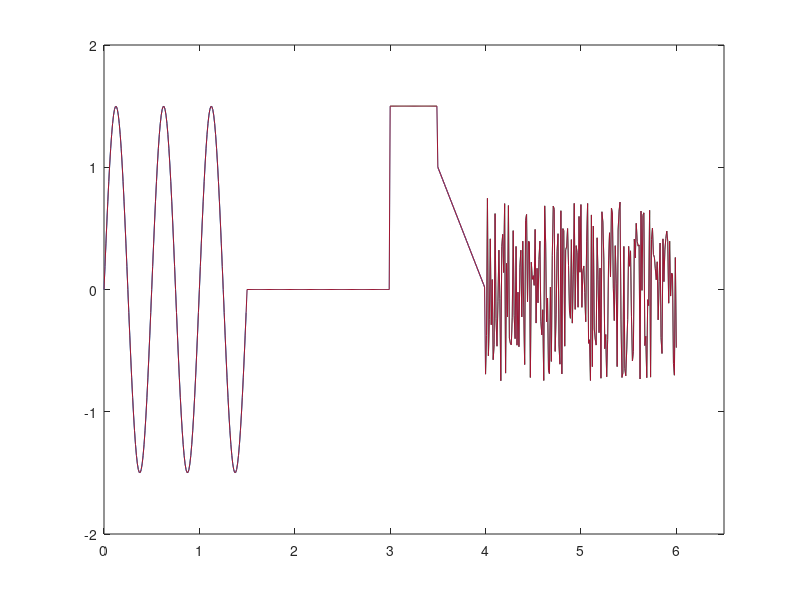

The MATLAB script that drew this image:
%% Rostislavs Arhipovs
%% Laboratorijas darbs3.
% 1) uzzimet grafiku no bilde
% 2) funkcija ar datu filtraciju
function y = uzdlab3(t)
if nargin == 0
   t = 0:0.01:6; % kopigais laiks
end
% t = 0:0.01:6.5; % kopigais laiks

t_sinf=(t>=0&t<1.5); t_sin = t(t_sinf);
t_constf=(t>=1.5&t<3); t_const=t(t_constf);
t_consttf = (t>=3&t<3.5); t_constt = t(t_consttf);
t_sawf = (t>=3.5&t<4); t_saw = t(t_sawf);
t_noisef=(t>=4&t<=6); t_noise=t(t_noisef);


% t_saw = 0:0.01:0.5;

% t_zero = 0.5:0.01:1.5;


% t_const = 3.5:0.01:5;

% t_noise = 5:0.01:6.5
%% sinusoida

%% sinusoida


A0= 0; A=1.5;
T = (3.5-1.5)/2;
f = 1/T; delay=1;
% t_sin = 0:0.01:1.5;
y_sin=A0+A*sin(4*pi*f*(t_sin-delay));
plot(t_sin,y_sin)
hold on
axis([0 6.5 -2 2]); %% komanda uzreiz jaieliek visus robezus visejam grafika!!
%% Pirma constanta

% t_const = 1.5:0.01:3;
y_const = zeros(size(t_const));
plot(t_const,y_const)

%% Otra constanta 

% t_constt = 3.0:0.01:3.5;
y_constt = zeros(size(t_constt))+1.5;
plot (t_constt,y_constt)
%% mainiga linija 

% t_saw = 3.5:0.01:4;
k = (1-0)/(3.5-4);
delay = 4;
y_saw = k*(t_saw-delay);
hold on
plot (t_saw,y_saw);

%% Troksna signals

% t_noise = 4:0.01:6;
y_noise = 1.5*rand(size(t_noise))-0.75;
plot(t_noise,y_noise)

%% apvienosu visu viena vektora
% t1 = [0 1 2 3];
% t2 = [4 5];
% t= [t1 t2] paradisies [0 1 2 3 4 5]
t = [t_sin,t_const,t_constt,t_saw,t_noise];
y = [y_sin,y_const,y_constt,y_saw,y_noise];
plot(t,y);

if nargout == 0
    plot(t,y); 
    y = []; % lai nerada daudz ciparus
end

%% Secinajums

%Iemcijus zimet grafiku no bilde, ari taisit funkcijas.
%ar jauniem komandiem. 
%Bija izmantots no iepriekshaja praktiska darba
%Ari no iesaukta komandai vinja raksta